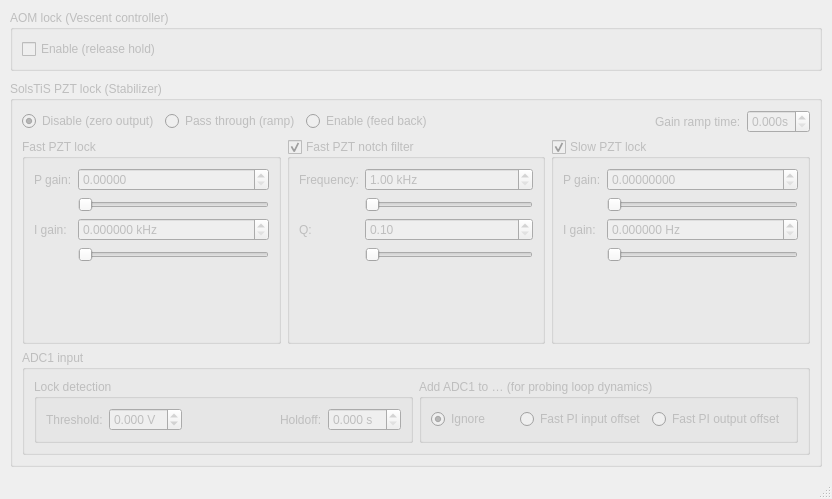
<?xml version="1.0" encoding="UTF-8"?>
<ui version="4.0">
 <class>MainWindow</class>
 <widget class="QMainWindow" name="MainWindow">
  <property name="geometry">
   <rect>
    <x>0</x>
    <y>0</y>
    <width>832</width>
    <height>499</height>
   </rect>
  </property>
  <property name="sizePolicy">
   <sizepolicy hsizetype="Fixed" vsizetype="Fixed">
    <horstretch>0</horstretch>
    <verstretch>0</verstretch>
   </sizepolicy>
  </property>
  <property name="windowTitle">
   <string>674 lock interface</string>
  </property>
  <widget class="QWidget" name="centralwidget">
   <property name="sizePolicy">
    <sizepolicy hsizetype="Expanding" vsizetype="Expanding">
     <horstretch>0</horstretch>
     <verstretch>0</verstretch>
    </sizepolicy>
   </property>
   <layout class="QVBoxLayout" name="verticalLayout">
    <property name="spacing">
     <number>10</number>
    </property>
    <property name="leftMargin">
     <number>10</number>
    </property>
    <property name="topMargin">
     <number>10</number>
    </property>
    <property name="rightMargin">
     <number>10</number>
    </property>
    <property name="bottomMargin">
     <number>10</number>
    </property>
    <item>
     <layout class="QHBoxLayout" name="horizontalLayout_3">
      <item>
       <widget class="QGroupBox" name="aomLockGroup">
        <property name="enabled">
         <bool>false</bool>
        </property>
        <property name="sizePolicy">
         <sizepolicy hsizetype="Preferred" vsizetype="Preferred">
          <horstretch>0</horstretch>
          <verstretch>0</verstretch>
         </sizepolicy>
        </property>
        <property name="title">
         <string>AOM lock (Vescent controller)</string>
        </property>
        <layout class="QVBoxLayout" name="verticalLayout_3">
         <item>
          <widget class="QCheckBox" name="enableAOMLockBox">
           <property name="text">
            <string>Enable (release hold)</string>
           </property>
          </widget>
         </item>
        </layout>
       </widget>
      </item>
     </layout>
    </item>
    <item>
     <widget class="QGroupBox" name="pztLockGroup">
      <property name="enabled">
       <bool>false</bool>
      </property>
      <property name="sizePolicy">
       <sizepolicy hsizetype="Preferred" vsizetype="Preferred">
        <horstretch>0</horstretch>
        <verstretch>0</verstretch>
       </sizepolicy>
      </property>
      <property name="title">
       <string>SolsTiS PZT lock (Stabilizer)</string>
      </property>
      <layout class="QVBoxLayout" name="verticalLayout_2" stretch="0,1,0">
       <item>
        <layout class="QHBoxLayout" name="horizontalLayout">
         <item>
          <widget class="QRadioButton" name="disablePztButton">
           <property name="text">
            <string>Disable (zero output)</string>
           </property>
           <property name="checked">
            <bool>true</bool>
           </property>
          </widget>
         </item>
         <item>
          <widget class="QRadioButton" name="rampPztButton">
           <property name="text">
            <string>Pass through (ramp)</string>
           </property>
          </widget>
         </item>
         <item>
          <widget class="QRadioButton" name="enablePztButton">
           <property name="text">
            <string>Enable (feed back)</string>
           </property>
          </widget>
         </item>
         <item>
          <spacer name="horizontalSpacer">
           <property name="orientation">
            <enum>Qt::Horizontal</enum>
           </property>
           <property name="sizeHint" stdset="0">
            <size>
             <width>40</width>
             <height>20</height>
            </size>
           </property>
          </spacer>
         </item>
         <item>
          <widget class="QLabel" name="label_9">
           <property name="text">
            <string>Gain ramp time:</string>
           </property>
           <property name="buddy">
            <cstring>gainRampTimeBox</cstring>
           </property>
          </widget>
         </item>
         <item>
          <widget class="QDoubleSpinBox" name="gainRampTimeBox">
           <property name="suffix">
            <string>s</string>
           </property>
           <property name="decimals">
            <number>3</number>
           </property>
           <property name="maximum">
            <double>1.000000000000000</double>
           </property>
          </widget>
         </item>
        </layout>
       </item>
       <item>
        <layout class="QHBoxLayout" name="horizontalLayout_2" stretch="0,0,0">
         <item>
          <widget class="QGroupBox" name="groupBox_3">
           <property name="title">
            <string>Fast PZT lock</string>
           </property>
           <layout class="QFormLayout" name="formLayout">
            <item row="0" column="0">
             <widget class="QLabel" name="label">
              <property name="text">
               <string>P gain:</string>
              </property>
              <property name="buddy">
               <cstring>fastPGainBox</cstring>
              </property>
             </widget>
            </item>
            <item row="0" column="1">
             <widget class="QDoubleSpinBox" name="fastPGainBox">
              <property name="decimals">
               <number>5</number>
              </property>
              <property name="minimum">
               <double>0.000000000000000</double>
              </property>
              <property name="maximum">
               <double>0.100000000000000</double>
              </property>
              <property name="singleStep">
               <double>0.000100000000000</double>
              </property>
             </widget>
            </item>
            <item row="1" column="1">
             <widget class="QSlider" name="fastPGainSlider">
              <property name="maximum">
               <number>100</number>
              </property>
              <property name="orientation">
               <enum>Qt::Horizontal</enum>
              </property>
             </widget>
            </item>
            <item row="2" column="0">
             <widget class="QLabel" name="label_2">
              <property name="text">
               <string>I gain:</string>
              </property>
              <property name="buddy">
               <cstring>fastIGainBox</cstring>
              </property>
             </widget>
            </item>
            <item row="2" column="1">
             <widget class="QDoubleSpinBox" name="fastIGainBox">
              <property name="suffix">
               <string> kHz</string>
              </property>
              <property name="decimals">
               <number>6</number>
              </property>
              <property name="minimum">
               <double>0.000000000000000</double>
              </property>
              <property name="maximum">
               <double>5.000000000000000</double>
              </property>
              <property name="singleStep">
               <double>0.000100000000000</double>
              </property>
             </widget>
            </item>
            <item row="3" column="1">
             <widget class="QSlider" name="fastIGainSlider">
              <property name="maximum">
               <number>100</number>
              </property>
              <property name="orientation">
               <enum>Qt::Horizontal</enum>
              </property>
             </widget>
            </item>
           </layout>
          </widget>
         </item>
         <item>
          <widget class="QGroupBox" name="notchGroup">
           <property name="title">
            <string>Fast PZT notch filter</string>
           </property>
           <property name="checkable">
            <bool>true</bool>
           </property>
           <layout class="QFormLayout" name="formLayout_2">
            <item row="1" column="0">
             <widget class="QLabel" name="label_3">
              <property name="text">
               <string>Frequency:</string>
              </property>
              <property name="buddy">
               <cstring>notchFreqBox</cstring>
              </property>
             </widget>
            </item>
            <item row="1" column="1">
             <widget class="QDoubleSpinBox" name="notchFreqBox">
              <property name="prefix">
               <string/>
              </property>
              <property name="suffix">
               <string> kHz</string>
              </property>
              <property name="minimum">
               <double>1.000000000000000</double>
              </property>
              <property name="maximum">
               <double>30.000000000000000</double>
              </property>
              <property name="singleStep">
               <double>0.010000000000000</double>
              </property>
             </widget>
            </item>
            <item row="2" column="1">
             <widget class="QSlider" name="notchFreqSlider">
              <property name="maximum">
               <number>100</number>
              </property>
              <property name="orientation">
               <enum>Qt::Horizontal</enum>
              </property>
             </widget>
            </item>
            <item row="3" column="0">
             <widget class="QLabel" name="label_4">
              <property name="text">
               <string>Q:</string>
              </property>
              <property name="buddy">
               <cstring>notchQBox</cstring>
              </property>
             </widget>
            </item>
            <item row="3" column="1">
             <widget class="QDoubleSpinBox" name="notchQBox">
              <property name="minimum">
               <double>0.100000000000000</double>
              </property>
              <property name="maximum">
               <double>100.000000000000000</double>
              </property>
             </widget>
            </item>
            <item row="4" column="1">
             <widget class="QSlider" name="notchQSlider">
              <property name="maximum">
               <number>100</number>
              </property>
              <property name="orientation">
               <enum>Qt::Horizontal</enum>
              </property>
             </widget>
            </item>
           </layout>
          </widget>
         </item>
         <item>
          <widget class="QGroupBox" name="slowPIDGroup">
           <property name="title">
            <string>Slow PZT lock</string>
           </property>
           <property name="checkable">
            <bool>true</bool>
           </property>
           <layout class="QFormLayout" name="formLayout_3">
            <item row="0" column="1">
             <widget class="QDoubleSpinBox" name="slowPGainBox">
              <property name="decimals">
               <number>8</number>
              </property>
              <property name="minimum">
               <double>0.000000000000000</double>
              </property>
              <property name="maximum">
               <double>0.001000000000000</double>
              </property>
             </widget>
            </item>
            <item row="1" column="1">
             <widget class="QSlider" name="slowPGainSlider">
              <property name="maximum">
               <number>100</number>
              </property>
              <property name="orientation">
               <enum>Qt::Horizontal</enum>
              </property>
             </widget>
            </item>
            <item row="2" column="0">
             <widget class="QLabel" name="label_6">
              <property name="text">
               <string>I gain:</string>
              </property>
              <property name="buddy">
               <cstring>slowIGainBox</cstring>
              </property>
             </widget>
            </item>
            <item row="3" column="1">
             <widget class="QSlider" name="slowIGainSlider">
              <property name="maximum">
               <number>100</number>
              </property>
              <property name="orientation">
               <enum>Qt::Horizontal</enum>
              </property>
             </widget>
            </item>
            <item row="2" column="1">
             <widget class="QDoubleSpinBox" name="slowIGainBox">
              <property name="suffix">
               <string> Hz</string>
              </property>
              <property name="decimals">
               <number>6</number>
              </property>
              <property name="minimum">
               <double>0.000000000000000</double>
              </property>
              <property name="maximum">
               <double>1.000000000000000</double>
              </property>
              <property name="singleStep">
               <double>0.000010000000000</double>
              </property>
             </widget>
            </item>
            <item row="0" column="0">
             <widget class="QLabel" name="label_5">
              <property name="text">
               <string>P gain:</string>
              </property>
              <property name="buddy">
               <cstring>slowPGainBox</cstring>
              </property>
             </widget>
            </item>
           </layout>
          </widget>
         </item>
        </layout>
       </item>
       <item>
        <widget class="QGroupBox" name="groupBox">
         <property name="title">
          <string>ADC1 input</string>
         </property>
         <layout class="QHBoxLayout" name="horizontalLayout_4">
          <item>
           <widget class="QGroupBox" name="groupBox_4">
            <property name="sizePolicy">
             <sizepolicy hsizetype="Expanding" vsizetype="Preferred">
              <horstretch>0</horstretch>
              <verstretch>0</verstretch>
             </sizepolicy>
            </property>
            <property name="title">
             <string>Lock detection</string>
            </property>
            <layout class="QHBoxLayout" name="horizontalLayout_6">
             <item>
              <widget class="QLabel" name="label_7">
               <property name="text">
                <string>Threshold:</string>
               </property>
               <property name="buddy">
                <cstring>lockDetectThresholdBox</cstring>
               </property>
              </widget>
             </item>
             <item>
              <widget class="QDoubleSpinBox" name="lockDetectThresholdBox">
               <property name="sizePolicy">
                <sizepolicy hsizetype="Preferred" vsizetype="Fixed">
                 <horstretch>0</horstretch>
                 <verstretch>0</verstretch>
                </sizepolicy>
               </property>
               <property name="suffix">
                <string> V</string>
               </property>
               <property name="decimals">
                <number>3</number>
               </property>
               <property name="minimum">
                <double>-1.000000000000000</double>
               </property>
               <property name="maximum">
                <double>1.000000000000000</double>
               </property>
               <property name="singleStep">
                <double>0.010000000000000</double>
               </property>
              </widget>
             </item>
             <item>
              <spacer name="horizontalSpacer_2">
               <property name="orientation">
                <enum>Qt::Horizontal</enum>
               </property>
               <property name="sizeHint" stdset="0">
                <size>
                 <width>40</width>
                 <height>20</height>
                </size>
               </property>
              </spacer>
             </item>
             <item>
              <widget class="QLabel" name="label_8">
               <property name="text">
                <string>Holdoff:</string>
               </property>
               <property name="buddy">
                <cstring>lockDetectDelayBox</cstring>
               </property>
              </widget>
             </item>
             <item>
              <widget class="QDoubleSpinBox" name="lockDetectDelayBox">
               <property name="sizePolicy">
                <sizepolicy hsizetype="Preferred" vsizetype="Fixed">
                 <horstretch>0</horstretch>
                 <verstretch>0</verstretch>
                </sizepolicy>
               </property>
               <property name="suffix">
                <string> s</string>
               </property>
               <property name="decimals">
                <number>3</number>
               </property>
               <property name="maximum">
                <double>10.000000000000000</double>
               </property>
              </widget>
             </item>
            </layout>
           </widget>
          </item>
          <item>
           <widget class="QGroupBox" name="groupBox_2">
            <property name="sizePolicy">
             <sizepolicy hsizetype="Expanding" vsizetype="Preferred">
              <horstretch>0</horstretch>
              <verstretch>0</verstretch>
             </sizepolicy>
            </property>
            <property name="title">
             <string>Add ADC1 to … (for probing loop dynamics)</string>
            </property>
            <layout class="QHBoxLayout" name="horizontalLayout_5">
             <item>
              <widget class="QRadioButton" name="adc1IgnoreButton">
               <property name="toolTip">
                <string>Do not react to ADC1. It is still queryable via the network interface, for use as an extra monitoring channel.</string>
               </property>
               <property name="text">
                <string>Ignore</string>
               </property>
               <property name="checked">
                <bool>true</bool>
               </property>
              </widget>
             </item>
             <item>
              <widget class="QRadioButton" name="adc1FastInputButton">
               <property name="toolTip">
                <string>Sums ADC1 with ADC0, effectively applying an extra input offset (e.g. to probe the closed-loop transient response).</string>
               </property>
               <property name="text">
                <string>Fast PI input offset</string>
               </property>
              </widget>
             </item>
             <item>
              <widget class="QRadioButton" name="adc1FastOutputButton">
               <property name="toolTip">
                <string>Sums ADC1 with the output of the fast PI branch (for probing open-loop dynamics, e.g. tuning the notch filter).</string>
               </property>
               <property name="text">
                <string>Fast PI output offset</string>
               </property>
              </widget>
             </item>
            </layout>
           </widget>
          </item>
         </layout>
        </widget>
       </item>
      </layout>
     </widget>
    </item>
   </layout>
  </widget>
  <widget class="QStatusBar" name="statusbar">
   <property name="sizePolicy">
    <sizepolicy hsizetype="Expanding" vsizetype="Preferred">
     <horstretch>0</horstretch>
     <verstretch>0</verstretch>
    </sizepolicy>
   </property>
  </widget>
 </widget>
 <resources/>
 <connections/>
</ui>
